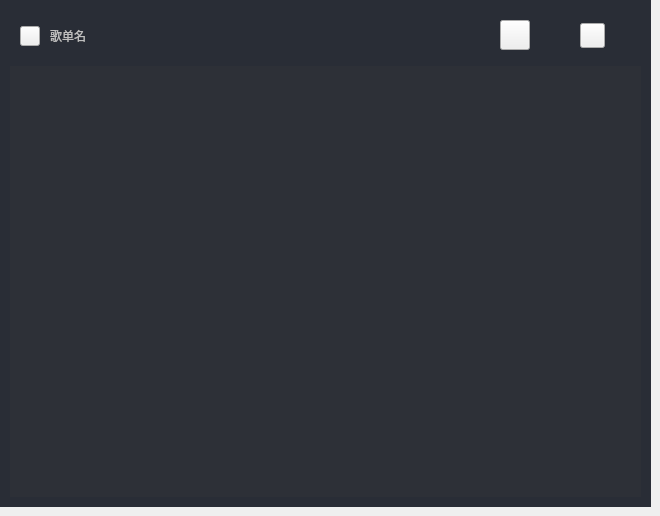
     <widget class="QWidget" name="page">
      <property name="styleSheet">
       <string notr="true">QWidget#searchResultPage{background-color: rgb(24, 27, 34);}</string>
      </property>
      <widget class="QWidget" name="songOfListPage" native="true">
       <property name="geometry">
        <rect>
         <x>0</x>
         <y>0</y>
         <width>651</width>
         <height>507</height>
        </rect>
       </property>
       <property name="autoFillBackground">
        <bool>false</bool>
       </property>
       <property name="styleSheet">
        <string notr="true">QWidget#songOfListPage{background-color: rgb(41, 45, 54);}</string>
       </property>
       <widget class="QListWidget" name="resultListWidget">
        <property name="geometry">
         <rect>
          <x>10</x>
          <y>66</y>
          <width>631</width>
          <height>431</height>
         </rect>
        </property>
        <property name="styleSheet">
         <string notr="true">QListWidget#resultListWidget{
	border:0px solid gray;
	background-color:rgb(45,48,55);
}
QListWidget#resultListWidget::item:hover{
color:rgb(39, 216, 255);border-width:0;}  
QListWidget#resultListWidget::item:selected{
} 


QScrollBar:vertical{ 
width:12px; 
border:1px solid rgba(0,0,0,50);
border-radius:6px; 
margin:0px,0px,0px,0px; 
padding-top:15px; 
padding-bottom:15px; 
} 
QScrollBar::handle:vertical{ 
width:16px; 
background:rgba(0,0,0,25%); 
min-height:20; 
border-radius:6px;
} 
QScrollBar::handle:vertical:hover{ 
background:rgba(0,0,0,50%); 
border:0px rgba(0,0,0,25%); 
border-radius:6px;
} 
QScrollBar::sub-line:vertical{ 
height:0px; 
border-image:url(:/Res/scroll_up.png); 
subcontrol-position:top; 
} 
QScrollBar::sub-line:vertical:hover{ 
height:0px; 
background:rgba(0,0,0,25%); 
subcontrol-position:top; 
} 
QScrollBar::add-line:vertical{ 
height:0px; 
border-image:url(:/Res/scroll_down.png); 
subcontrol-position:bottom; 
} 
QScrollBar::add-line:vertical:hover{ 
height:0px; 
background:rgba(0,0,0,25%); 
subcontrol-position:bottom; 
} 
QScrollBar::add-page:vertical{ 
background:rgb(255,255,255); 
} 
QScrollBar::sub-page:vertical{ 
background:rgb(255,255,255); 
} 
QScrollBar::up-arrow:vertical{ 
border-width:0px; 
max-height:16px; 
min-width:17px; 
height:0px;
width:0px;
border-radius:6px; 
} 
QScrollBar::down-arrow:vertical{ 
border-style:outset; 
border-width:0px; 
height:0px;
width:0px;
border-radius:6px; 
} 

QScrollBar:horizontal{width:0;height:0}</string>
        </property>
       </widget>
       <widget class="QPushButton" name="pushButton_3">
        <property name="geometry">
         <rect>
          <x>500</x>
          <y>20</y>
          <width>30</width>
          <height>30</height>
         </rect>
        </property>
        <property name="cursor">
         <cursorShape>PointingHandCursor</cursorShape>
        </property>
        <property name="styleSheet">
         <string notr="true">QPushButton{
	border-image: url(:/addListItemBtn.png);
}
QPushButton:hover{
	border-image: url(:/addListItemBtn_hover.png);
}
QPushButton:pressed{
	border-image: url(:/addListItemBtn_click.png);
}</string>
        </property>
        <property name="text">
         <string/>
        </property>
       </widget>
       <widget class="QPushButton" name="listDeleteBtn">
        <property name="geometry">
         <rect>
          <x>580</x>
          <y>23</y>
          <width>25</width>
          <height>25</height>
         </rect>
        </property>
        <property name="cursor">
         <cursorShape>PointingHandCursor</cursorShape>
        </property>
        <property name="styleSheet">
         <string notr="true">QPushButton{
	border-image: url(:/deleteLisItemBtn.png);
}
QPushButton:hover{
	border-image: url(:/deleteLisItemBtn_hover.png);
}
QPushButton:pressed{
	border-image: url(:/deleteLisItemBtn_click.png);
}</string>
        </property>
        <property name="text">
         <string/>
        </property>
       </widget>
       <widget class="QLabel" name="listNameLabel">
        <property name="geometry">
         <rect>
          <x>50</x>
          <y>20</y>
          <width>241</width>
          <height>31</height>
         </rect>
        </property>
        <property name="styleSheet">
         <string notr="true">color: rgb(191, 191, 191);
font: 14pt &quot;微软雅黑&quot;;</string>
        </property>
        <property name="text">
         <string>歌单名</string>
        </property>
       </widget>
       <widget class="QPushButton" name="playAllBun">
        <property name="geometry">
         <rect>
          <x>20</x>
          <y>26</y>
          <width>20</width>
          <height>20</height>
         </rect>
        </property>
        <property name="cursor">
         <cursorShape>PointingHandCursor</cursorShape>
        </property>
        <property name="styleSheet">
         <string notr="true">QPushButton{
	border-image: url(:/listPlayBtn.png);
}
QPushButton:hover{
	border-image: url(:/listPlayBtn_hover.png);
}
QPushButton:pressed{
	border-image: url(:/listPlayBtn_click.png);
}</string>
        </property>
        <property name="text">
         <string/>
        </property>
       </widget>
      </widget>
     </widget>
